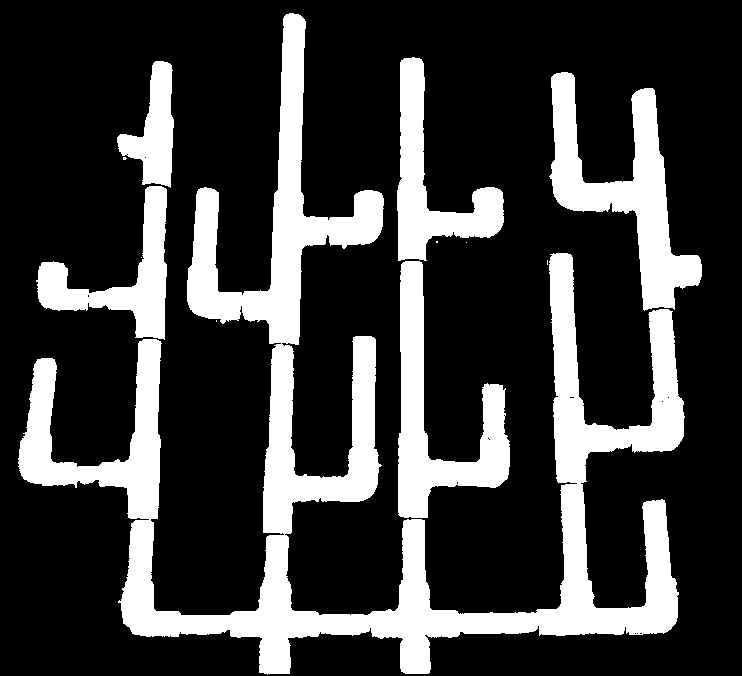
#> input picture scripts/intersections/reference_coral_mask.jpg, 742 x 676 px
$ python custom_coral_maker.py
#> lines starting #> are read from the running program, lines starting #| are printed output that depends on the picture
import cv2
import numpy as np
from matplotlib import pyplot as plt

img = cv2.imread("reference_coral_mask.jpg")
#> img is the input picture: shape (676, 742, 3); min 0, max 255, mean 59.2
cv2.rectangle(img, (182,0), (382,345), (0,0,0), -1)
cv2.rectangle(img, (520,0), (700,240), (0,0,0), -1)
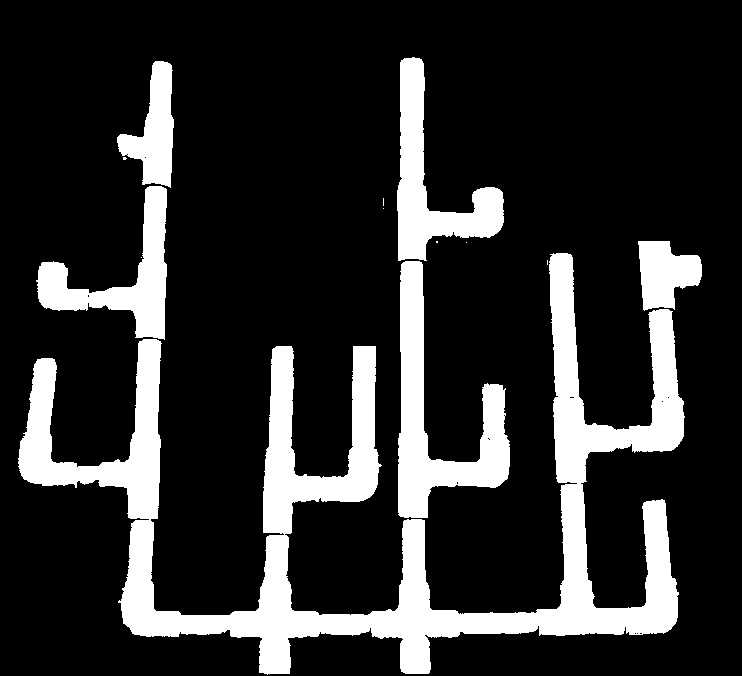
#> img: shape (676, 742, 3); min 0, max 255, mean 46.1


plt.imshow(img)

plt.show()

cv2.imwrite("coral_mid_right_gone.jpg", img)
